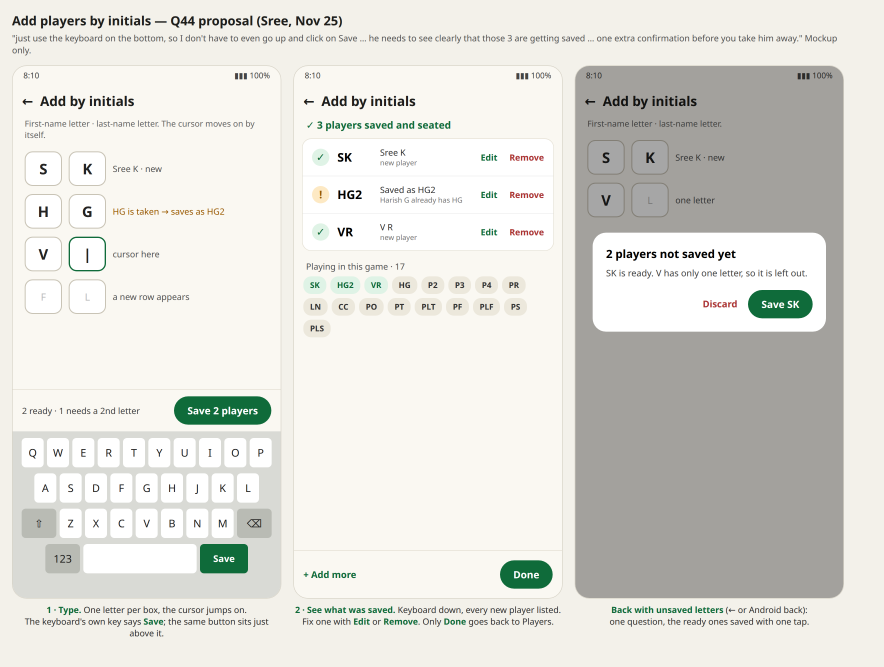
#> input picture rummy-home3/docs/design-review-2/mockups/add-players-q44.png, 2652 x 2000 px, given in place of awards-today.png, which was not available (shown at 1/3 size)
$ python make-awards-chips-mockup.py add-players-q44.png
#> lines starting #> are read from the running program, lines starting #| are printed output that depends on the picture
#!/usr/bin/env python3
"""Mockups, Nov 21 (suggestions only): Round saved dialog, Awards header, theme toggle, winner toast."""
import os, subprocess, tempfile, shutil, sys
sys.argv = ['x']
from PIL import Image, ImageDraw, ImageFont

OUT = '/tmp/mock/out2'
os.makedirs(OUT, exist_ok=True)
CHROME = '/usr/local/bin/google-chrome'
LIGHT = dict(bg='#F6F6F1', onbg='#17201B', surface='#FFFFFF', onsurf='#17201B', muted='#4E5752', hair='#E8E8E1', outline='#8A918C',
             primary='#15803D', onprimary='#FFFFFF', primaryc='#D6F5DF', onprimaryc='#0B3B1F', sec='#8A5A00', secc='#FFE38A', onsecc='#3F2D00',
             error='#B4231B', errorc='#FBE3E0', felt='#0B3B1F', sunken='#EEEEE7', avatar='#15803D', scrim='rgba(0,0,0,.42)')

CSS = """
*{box-sizing:border-box;margin:0;padding:0}
html,body{width:412px;background:var(--bg);color:var(--onbg);font-family:Roboto,"Noto Sans",Arial,sans-serif;-webkit-font-smoothing:antialiased}
.phone{position:relative;width:412px;min-height:820px;background:var(--bg);overflow:hidden}
.status{height:36px;display:flex;align-items:center;justify-content:space-between;padding:0 18px;font-size:14px;color:var(--muted)}
.bar{height:56px;display:flex;align-items:center;padding:0 16px;gap:16px}
.bar h1{font-size:22px;font-weight:700;flex:1}
.bar .ic{width:24px;height:24px;border-radius:50%;border:2px solid var(--onbg)}
.bar .ic.sq{border-radius:4px}
.bar .ic.dots{border:0;font-weight:900;font-size:22px;line-height:18px;text-align:center}
.sub{font-size:13px;color:var(--muted);padding:0 16px 10px}
.scrim{position:absolute;inset:0;background:var(--scrim)}
.dialog{position:absolute;left:24px;right:24px;top:140px;background:var(--surface);border-radius:28px;padding:24px;box-shadow:0 8px 24px rgba(0,0,0,.25)}
.dialog .icon{width:28px;height:28px;border-radius:50%;border:2px solid var(--muted);margin:0 auto 14px}
.dialog h2{font-size:22px;text-align:center;margin-bottom:14px}
.dialog p{font-size:15px;margin:3px 0}
.dialog p.out{color:var(--error);font-weight:700}
.dialog p.grey{color:var(--muted);margin-top:10px}
.acts{display:flex;flex-wrap:wrap;justify-content:flex-end;gap:8px;margin-top:18px}
.pill{height:40px;border-radius:20px;border:1px solid var(--outline);padding:0 14px 0 12px;display:flex;align-items:center;gap:6px;font-size:14px;font-weight:600;color:var(--primary);white-space:nowrap}
.pill .r{width:16px;height:16px;border:2px solid var(--primary);border-radius:50%;border-top-color:transparent}
.btn{height:40px;border-radius:20px;background:var(--primary);color:var(--onprimary);padding:0 24px;display:flex;align-items:center;font-size:14px;font-weight:600}
.btn.text{background:transparent;color:var(--primary);padding:0 12px}
/* proposed sheet */
.sheet{position:absolute;left:0;right:0;bottom:0;background:var(--surface);border-radius:28px 28px 0 0;box-shadow:0 -8px 24px rgba(0,0,0,.25);display:flex;flex-direction:column}
.sheet .grab{width:32px;height:4px;border-radius:2px;background:var(--outline);margin:12px auto 0}
.sheet .hd{padding:14px 20px 8px}
.sheet .hd h2{font-size:22px}
.sheet .hd .s{font-size:14px;color:var(--muted);margin-top:4px}
.list{overflow:hidden;position:relative}
.list.scroll{max-height:372px}
.prow{display:flex;align-items:center;gap:12px;min-height:56px;padding:0 20px;border-top:1px solid var(--hair)}
.prow .av{width:36px;height:36px;border-radius:50%;background:var(--primary);color:#fff;display:flex;align-items:center;justify-content:center;font-weight:700;font-size:13px;flex:none}
.prow .av.out{background:var(--sunken);color:var(--muted)}
.prow .nm{flex:1;min-width:0}
.prow .nm b{display:block;font-size:16px;font-weight:600;white-space:nowrap;overflow:hidden;text-overflow:ellipsis}
.prow .nm small{display:block;font-size:13px;color:var(--muted);margin-top:1px}
.prow .nm small.out{color:var(--error);font-weight:600}
.prow .score{font-variant-numeric:tabular-nums;font-size:16px;font-weight:700;width:44px;text-align:right}
.prow .score.out{color:var(--error)}
.prow .act{color:var(--primary);font-weight:700;font-size:14px;width:76px;text-align:right}
.prow .act.in{color:var(--muted);font-weight:500}
.fade{position:absolute;left:0;right:0;bottom:0;height:36px;background:linear-gradient(rgba(255,255,255,0),var(--surface))}
.sheet .ft{display:flex;justify-content:flex-end;gap:8px;padding:12px 20px 20px;border-top:1px solid var(--hair)}
.chipline{display:flex;gap:8px;padding:0 20px 12px;flex-wrap:wrap}
.chip{height:28px;border-radius:14px;padding:0 10px;display:flex;align-items:center;font-size:13px;font-weight:600;background:var(--sunken);color:var(--onsurf)}
.chip.red{background:var(--errorc);color:var(--error)}
.chip.green{background:var(--primaryc);color:var(--onprimaryc)}
/* awards */
.tag{display:inline-flex;align-items:center;gap:6px;height:28px;border-radius:14px;padding:0 10px;background:var(--primaryc);color:var(--onprimaryc);font-size:13px;font-weight:600}
.gameline{padding:4px 16px 0;display:flex;align-items:center;gap:10px}
.gameline .g{font-size:16px;font-weight:700}
.gameline .m{font-size:14px;color:var(--muted)}
.hrow{display:flex;align-items:flex-end;justify-content:space-between;padding:10px 16px 4px}
.entry label{display:block;font-size:12px;color:var(--muted);margin-bottom:4px}
.entry .box{height:40px;width:96px;border:1px solid var(--outline);border-radius:8px;padding:0 12px;display:flex;align-items:center;font-size:17px;font-variant-numeric:tabular-nums}
.h3{font-size:16px;font-weight:700;padding:16px 16px 8px}
.chips{display:flex;flex-wrap:wrap;gap:8px;padding:0 16px}
.chips .c{height:34px;border-radius:17px;border:1px solid var(--outline);padding:0 12px;display:flex;align-items:center;font-size:13px;font-weight:600;color:var(--primary)}
.chips .c.on{background:var(--primary);color:#fff;border-color:var(--primary)}
table{width:100%;border-collapse:collapse;margin-top:12px}
th{font-size:11px;letter-spacing:.06em;color:var(--muted);text-align:right;padding:8px 6px;border-bottom:1px solid var(--hair);white-space:nowrap}
th:first-child,td:first-child{text-align:left;padding-left:16px}
th:last-child,td:last-child{padding-right:16px}
td{padding:8px 6px;font-size:14px;text-align:right;font-variant-numeric:tabular-nums;border-bottom:1px solid var(--hair);vertical-align:top}
td .n{font-weight:600;display:block}
td .st{font-size:12px;color:var(--muted)}
td .st.red{color:var(--error)}
td.aw{font-weight:700}
.foot{display:flex;justify-content:flex-end;gap:8px;padding:16px}
.callout{position:absolute;background:#FFE38A;color:#3F2D00;font-size:12px;font-weight:700;padding:4px 8px;border-radius:6px;box-shadow:0 2px 6px rgba(0,0,0,.2)}
/* home */
.home h1{font-size:22px;font-weight:700}
.card{margin:8px 16px;background:var(--surface);border-radius:16px;padding:14px 16px;border:1px solid var(--hair)}
.card .t{display:flex;justify-content:space-between;font-weight:700;font-size:16px}
.card .d{font-size:13px;color:var(--muted);margin-top:4px}
.fab{position:absolute;right:16px;bottom:96px;height:56px;border-radius:16px;background:var(--primary);color:#fff;display:flex;align-items:center;padding:0 20px;font-weight:700;gap:8px}
.tabs{position:absolute;left:0;right:0;bottom:0;display:flex;gap:12px;padding:10px 16px 14px;background:var(--bg)}
.tabs div{flex:1;height:52px;border-radius:999px;background:var(--sunken);display:flex;align-items:center;justify-content:center;font-weight:700;color:var(--primary)}
.tabs .on{background:var(--primary);color:#fff}
.toggle{width:52px;height:30px;border-radius:15px;border:2px solid var(--outline);position:relative}
.toggle::after{content:'';position:absolute;top:3px;left:3px;width:20px;height:20px;border-radius:50%;background:var(--outline)}
/* scorecard + toast */
.sc{margin:0 12px;background:var(--surface);border-radius:12px;border:1px solid var(--hair);overflow:hidden}
.sc table{margin:0}
.sc th{text-align:center;padding:10px 4px 6px}
.sc th b{display:block;font-size:14px;color:var(--onsurf)}
.sc th i{display:block;font-style:normal;font-size:12px;color:var(--muted)}
.sc td{text-align:center;padding:9px 4px;font-size:14px}
.sc td.rn{color:var(--muted);font-size:12px;width:36px}
.sc td.win{background:var(--primaryc);font-weight:700}
.toast{position:absolute;left:16px;right:16px;bottom:88px;background:var(--felt);color:#fff;border-radius:16px;padding:12px 16px;display:flex;align-items:center;gap:14px;box-shadow:0 6px 20px rgba(0,0,0,.3)}
.toast .av{width:40px;height:40px;border-radius:50%;background:#FFE38A;color:#3F2D00;font-weight:800;display:flex;align-items:center;justify-content:center}
.toast .tx b{display:block;font-size:16px}
.toast .tx small{display:block;font-size:13px;opacity:.85;margin-top:2px}
.toast .pts{margin-left:auto;font-size:26px;font-weight:800;font-variant-numeric:tabular-nums;letter-spacing:.02em}
.toast .pts span{display:inline-block;transform:translateY(-2px);opacity:.6}

/* add by initials */
.irow{display:flex;align-items:center;gap:10px;padding:8px 16px}
.ibox{height:52px;border:1px solid var(--outline);border-radius:10px;display:flex;align-items:center;justify-content:center;font-size:22px;font-weight:700;background:var(--surface);position:relative}
.ibox.f{width:64px}.ibox.l{width:64px}.ibox.wide{width:96px}
.ibox.focus{border:2px solid var(--primary)}
.ibox.focus::after{content:'';position:absolute;left:50%;top:12px;width:2px;height:28px;background:var(--primary)}
.ibox.focus.has::after{left:calc(50% + 10px)}
.ibox .ph{color:var(--outline);font-weight:400;font-size:16px}
.irow .arrow{color:var(--outline);font-size:18px}
.irow .who{flex:1;font-size:14px;color:var(--muted)}
.irow .pill{height:36px}
.sticky{position:absolute;left:0;right:0;bottom:300px;padding:10px 16px;background:var(--bg);display:flex;justify-content:flex-end;gap:8px;border-top:1px solid var(--hair)}
.kbd{position:absolute;left:0;right:0;bottom:0;height:290px;background:#D9DCD6;display:grid;grid-template-columns:repeat(10,1fr);gap:6px;padding:12px 6px}
.kbd div{background:#fff;border-radius:6px;display:flex;align-items:center;justify-content:center;font-size:17px;height:44px}
.count{display:flex;justify-content:space-between;align-items:center;padding:12px 16px 4px;font-size:14px;color:var(--muted)}
.seated{display:flex;flex-wrap:wrap;gap:8px;padding:6px 16px}
.seated div{height:30px;border-radius:15px;background:var(--sunken);padding:0 10px;display:flex;align-items:center;font-size:13px;font-weight:600}
.res{display:flex;align-items:center;gap:12px;min-height:60px;padding:0 16px;border-top:1px solid var(--hair);background:var(--surface)}
.res:last-of-type{border-bottom:1px solid var(--hair)}
.res .tick{width:28px;height:28px;border-radius:50%;background:var(--primaryc);color:var(--onprimaryc);display:flex;align-items:center;justify-content:center;font-weight:800}
.res .tick.warn{background:var(--secc);color:var(--onsecc)}
.res .ini{font-size:20px;font-weight:800;width:56px;font-variant-numeric:tabular-nums}
.res .ini s{color:var(--muted);font-weight:500;font-size:14px;text-decoration:line-through;margin-right:4px}
.res .ini em{font-style:normal;color:var(--error)}
.res .tx{flex:1;font-size:14px}
.res .tx small{display:block;color:var(--muted);font-size:13px;margin-top:2px}
.res .edit{color:var(--primary);font-weight:700;font-size:14px}

.chips .c.off{color:var(--muted);border-style:dashed;opacity:.7}
.why{font-size:13px;color:var(--muted);padding:6px 16px 4px;line-height:1.4}
.why b{color:var(--onbg)}

.eyebrow{font-size:12px;color:var(--muted);text-align:center;padding:6px 16px 0}
"""

def phone(inner, h=820):
    return f'<div class="phone" style="min-height:{h}px"><div class="status"><span>9:41</span><span>▮▮▮ 100%</span></div>{inner}</div>'

OUTS = [('Harish Gadupudi', 'HG', 112), ('Sree Koneru', 'SK', 104), ('Player 2', 'P2', 101), ('Player 3', 'P3', 107), ('Player 4', 'P4', 118), ('P R', 'PR', 103)]
INS = [('Venkat Rao', 'VR', 96)]

# [67 lines left out: functions round_saved_before, sheet, prow, round_saved_after, round_saved_after_12, awards_after and 2 more, not called in this run]


def ini_bar(): return '<div class="bar"><div class="ic sq"></div><h1>Add by initials</h1><div class="ic"></div></div><div class="sub">Add new players by initials<br>First-name initial · Last-name initial</div>'
def kbd():
    keys = list('QWERTYUIOP') + list('ASDFGHJKL') + list('ZXCVBNM')
    return '<div class="kbd">' + ''.join(f'<div>{k}</div>' for k in keys) + '</div>'
# [44 lines left out: functions initials_before, initials_typing, initials_saved, awards_chips, not called in this run]
def awards_today(): return awards_chips('today')
def awards_drops(): return awards_chips('drops')
def awards_even(): return awards_chips('even')

SCREENS = {
    'round-saved-before': round_saved_before, 'round-saved-after': round_saved_after, 'round-saved-after-12': round_saved_after_12,
    'awards-after': awards_after, 'awards-today': awards_today, 'awards-drops': awards_drops, 'awards-even': awards_even, 'initials-before': initials_before, 'initials-typing': initials_typing, 'initials-saved': initials_saved, 'home-plain': lambda: home(False), 'home-toggle': lambda: home(True), 'winner-toast': winner_toast,
}

# [12 lines left out: function render, not called in this run]

def strip(names, title, captions, out, w=412 * 2):
#> called with out = '/tmp/mock/out2/awards-chips-mockup.png', w = 824
    ims = [Image.open(os.path.join(OUT, f'{n}.png')).convert('RGB') for n in names]
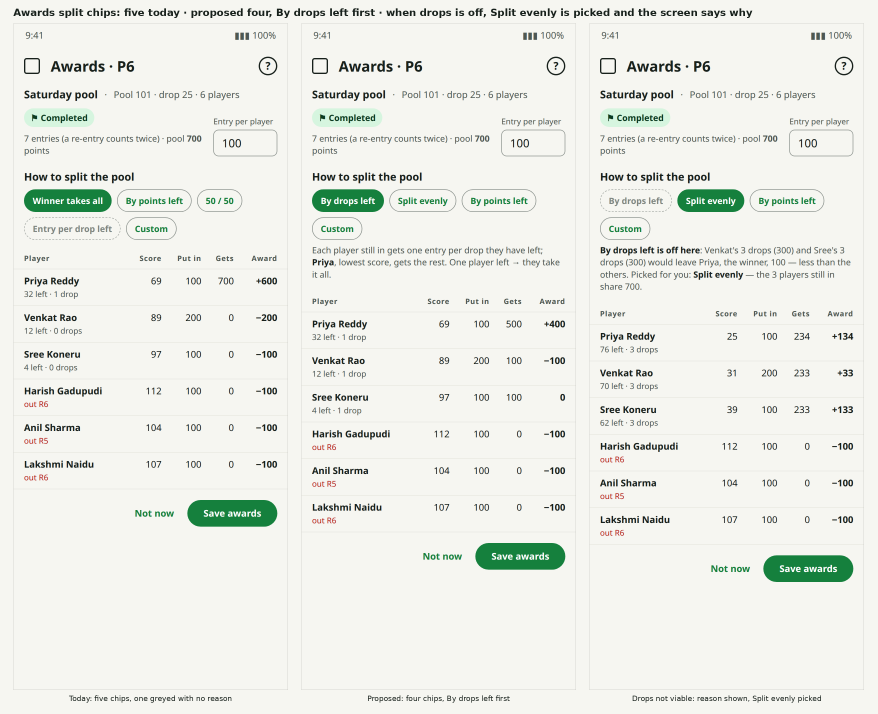
#> input picture rummy-home3/docs/design-review-2/mockups/awards-chips-mockup.png, 2632 x 2140 px, given in place of awards-drops.png, which was not available (shown at 1/3 size)
    h = max(im.size[1] for im in ims)
#> h = 2140
    pad = 40; capH = 70; titleH = 70
    sheet = Image.new('RGB', (pad + len(ims) * (w + pad), titleH + h + capH), (246, 246, 241))
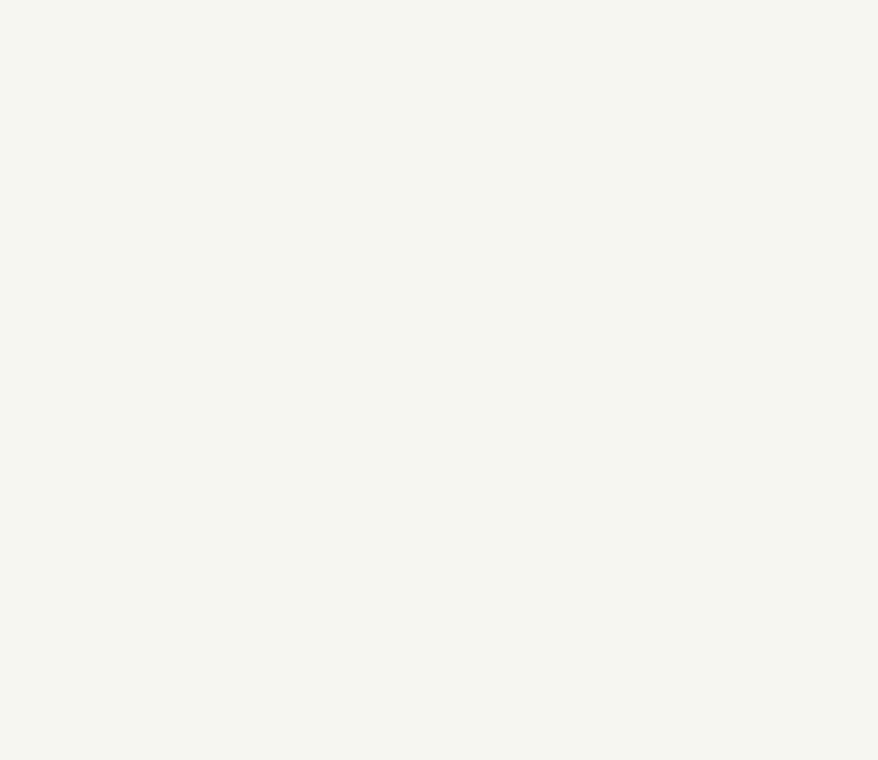
#> sheet: PIL image 2632x2280 RGB (shown at 1/3 size); mean R, G, B 246, 246, 241
    d = ImageDraw.Draw(sheet)
    fb = ImageFont.truetype('/usr/share/fonts/truetype/dejavu/DejaVuSans-Bold.ttf', 30); f = ImageFont.truetype('/usr/share/fonts/truetype/dejavu/DejaVuSans.ttf', 22)
    d.text((pad, 20), title, fill=(23, 32, 27), font=fb)
    for i, (im, cap) in enumerate(zip(ims, captions)):
        x = pad + i * (w + pad); sheet.paste(im, (x, titleH))
        d.rectangle((x, titleH, x + w - 1, titleH + im.size[1] - 1), outline=(200, 200, 195))
        d.text((x + w / 2, titleH + h + 16), cap, fill=(23, 32, 27), font=f, anchor='mt')
#> this loop made 3 passes
#> x on passes 1 to 3: 40, 904, 1768
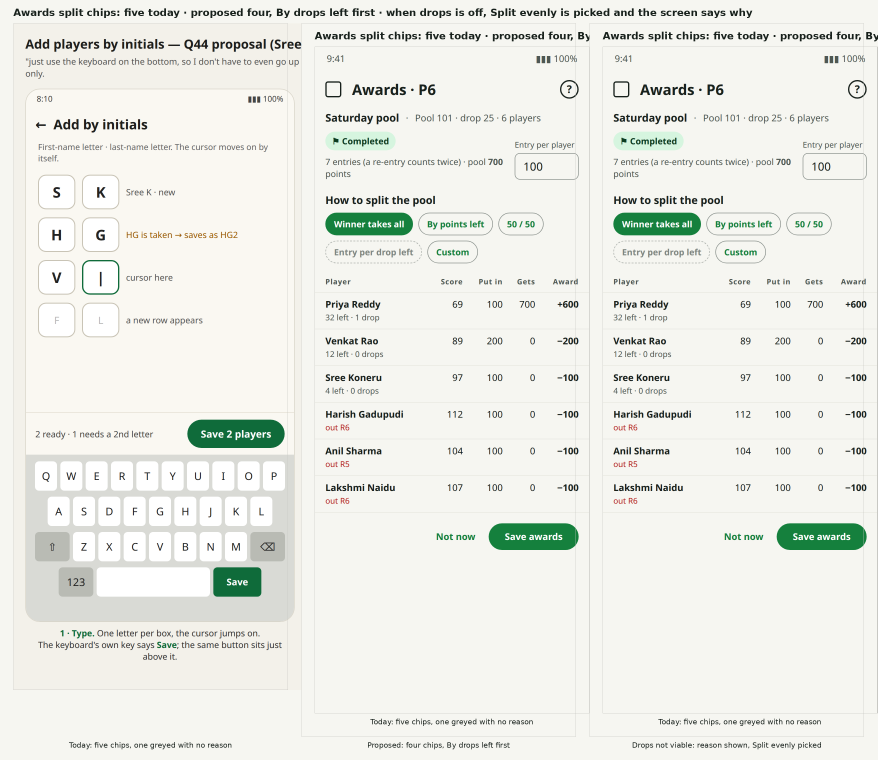
#> sheet: PIL image 2632x2280 RGB (shown at 1/3 size); mean R, G, B 234.9, 236.7, 230.5
    sheet.save(out)

if __name__ == '__main__':
    pass
    strip(['awards-today','awards-drops','awards-even'], 'Awards split chips: five today · proposed four, By drops left first · when drops is off, Split evenly is picked and the screen says why',
          ['Today: five chips, one greyed with no reason', 'Proposed: four chips, By drops left first', 'Drops not viable: reason shown, Split evenly picked'], f'{OUT}/awards-chips-mockup.png')
    print('ok')
